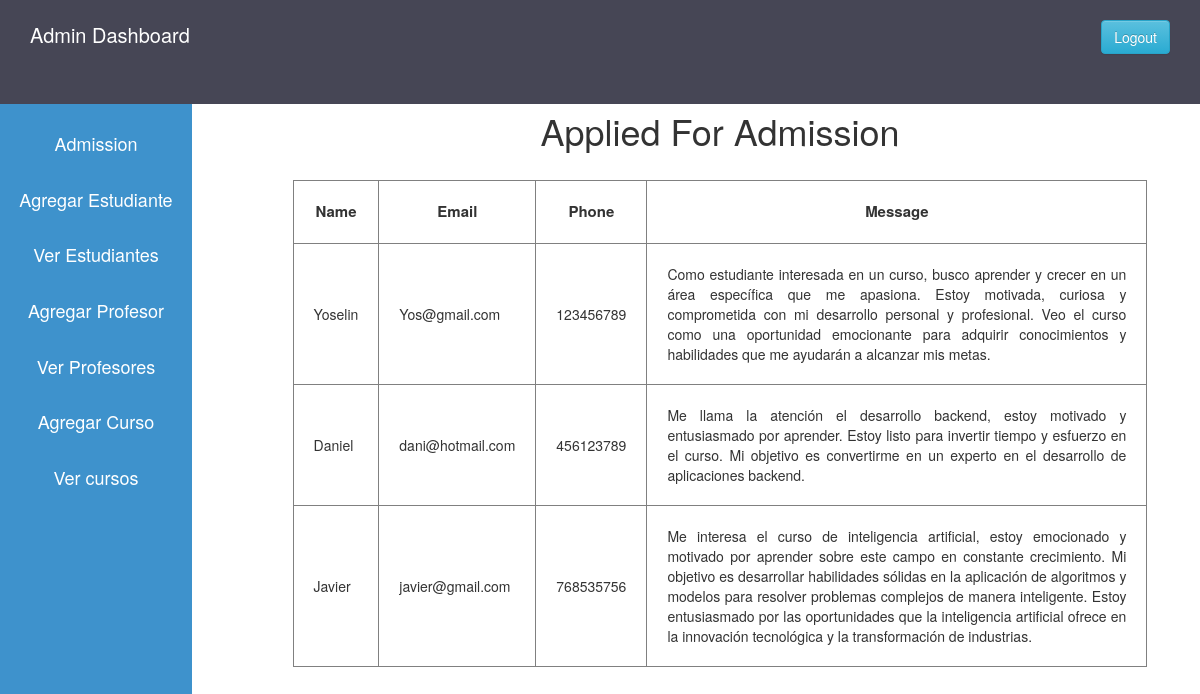
Screenshot of /admission.php (signed in) with the database file from the repository.
### tables this page shows
CREATE TABLE `admission` (
  `id` int(11) NOT NULL,
  `name` varchar(30) DEFAULT NULL,
  `email` varchar(38) DEFAULT NULL,
  `phone` int(20) DEFAULT NULL,
  `message` varchar(500) DEFAULT NULL
);

### admission.php (the view, shortened to what this page needs)
<?php
  $host="localhost";
  $user="root";
  $password="";
  $db="schoolproject";
  $data=mysqli_connect($host, $user, $password, $db);
  $sql="SELECT * FROM admission";
  $result=mysqli_query($data, $sql);
?>
<!DOCTYPE html>
<html lang="en">
<head>
  <?php
    include 'admin_css.php';
  ?>
</head>
<body>
  <?php
    include 'admin_sidebar.php';
  ?>
  <div class="content">
    <center><br>
      <h1>Applied For Admission</h1>
      <br>
      <table border="1px">
        <tr>
          <th style="padding: 20px; font-size: 15px; text-align: center;">Name</th>
          <th style="padding: 20px; font-size: 15px; text-align: center;">Email</th>
          <th style="padding: 20px; font-size: 15px; text-align: center;">Phone</th>
          <th style="padding: 20px; font-size: 15px; text-align: center;">Message</th>
        </tr>
        <?php
          while($info=$result->fetch_assoc()){
        ?>
        <tr>
          <td style="padding: 20px" width: 150px;">
            <?php echo "{$info['name']}"; ?>
          </td>
          <td style="padding: 20px">
            <?php echo "{$info['email']}"; ?>
          </td>
          <td style="padding: 20px">
            <?php echo "{$info['phone']}"; ?>
          </td>
          <td style="padding: 20px; width: 500px; text-align: justify;">
            <?php echo "{$info['message']}"; ?>
          </td>
        </tr>
        <?php
          }
        ?>
      </table>
    </center>
  </div>
</body>
</html>

### admin.css (style rules this page uses)
* { margin: 0px; padding: 0px; }
.content { margin-left: 20%; margin-top: 5.9%; }

### rows the page displays
admission: name "Yoselin", email "Yos@gmail.com", phone "123456789", message "Como estudiante interesada en un curso, busco aprender y crecer en un área específica que me apasiona. Estoy motivada, curiosa y comprometida con mi desarrollo personal y profesional. Veo el curso como una oportunidad emocionante para adquirir conocimientos y habilidades que me ayudarán a alcanzar mis metas."
admission: name "Daniel", email "dani@hotmail.com", phone "456123789", message "Me llama la atención el desarrollo backend, estoy motivado y entusiasmado por aprender. Estoy listo para invertir tiempo y esfuerzo en el curso. Mi objetivo es convertirme en un experto en el desarrollo de aplicaciones backend."
admission: name "Javier", email "javier@gmail.com", phone "768535756", message "Me interesa el curso de inteligencia artificial, estoy emocionado y motivado por aprender sobre este campo en constante crecimiento. Mi objetivo es desarrollar habilidades sólidas en la aplicación de algoritmos y modelos para resolver problemas complejos de manera inteligente. Estoy entusiasmado por las oportunidades que la inteligencia artificial ofrece en la innovación tecnológica y la transformación de industrias."
